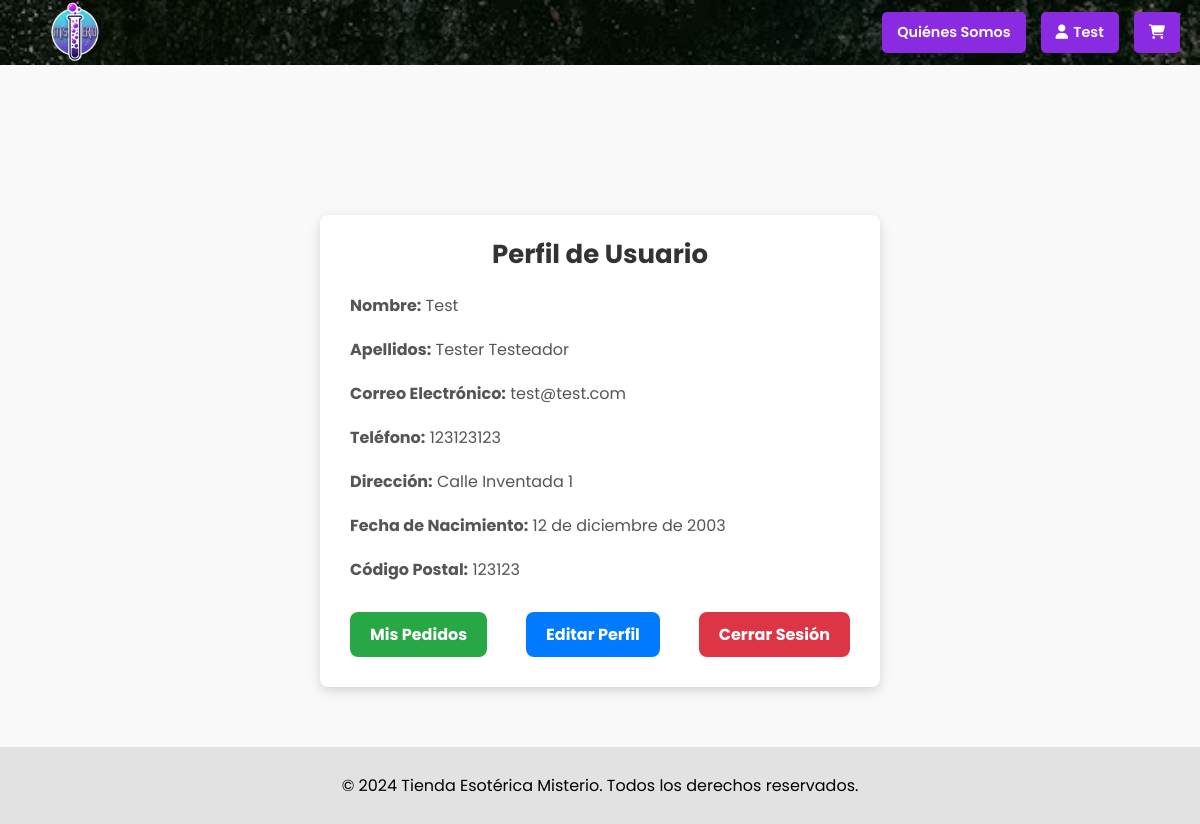
The app's page /perfil/ (signed in), older data.
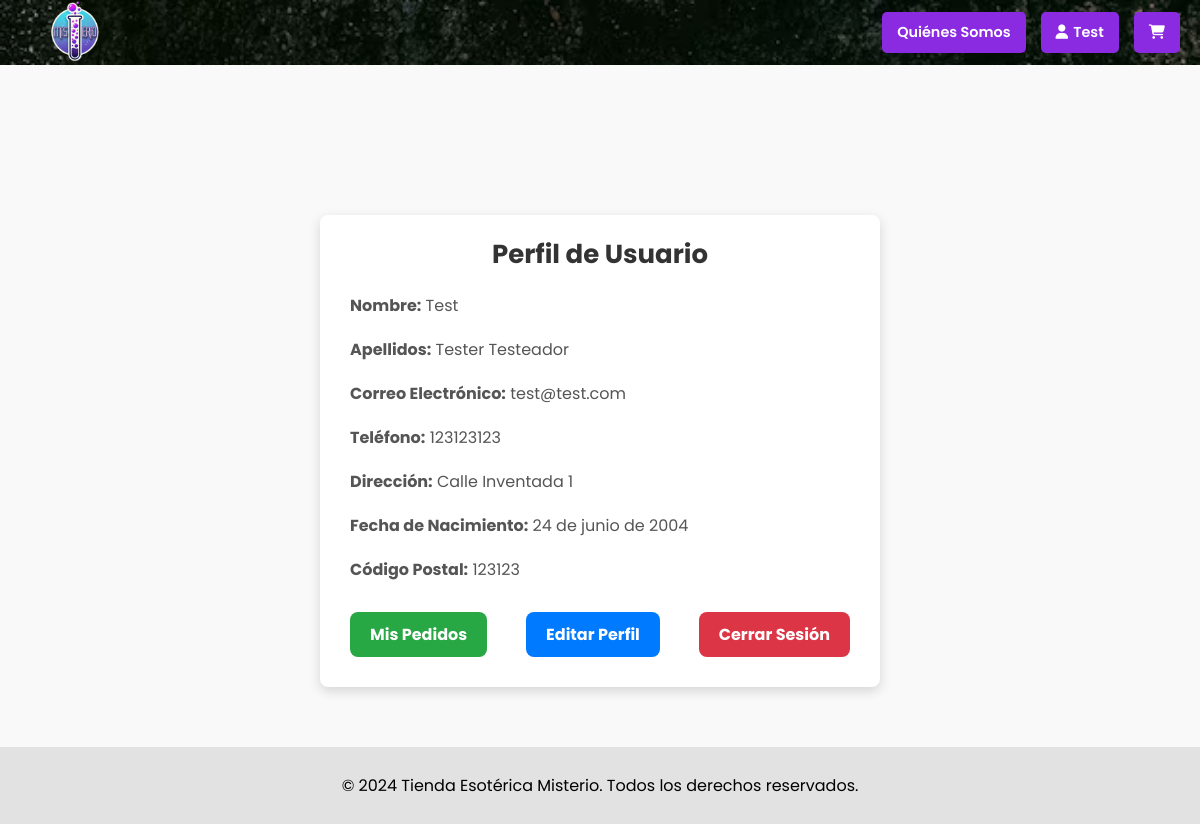
The same page, newer data.
### tiendaEsoterica/models.py (models this page shows, shortened)
class Perfil(models.Model):
    user = models.OneToOneField(User, on_delete=models.CASCADE)
    telefono = models.CharField(max_length=15, blank=True, null=True)
    direccion = models.CharField(max_length=255, blank=True, null=True)
    fecha_nacimiento = models.DateField(blank=True, null=True)
    codigo_postal = models.CharField(max_length=10, blank=True, null=True)
    preferencias_esotericas = models.TextField(blank=True, null=True)  # Asegúrate de definir este campo si es necesario

### tiendaEsoterica/views.py (the view)
# urls.py: path('perfil/', views.perfil, name='perfil'),
@login_required
def perfil(request):
    if request.user.is_superuser:
        return HttpResponseRedirect(reverse('admin:index'))  # Redirigir al panel de administración
    try:
        perfil = Perfil.objects.get(user=request.user)
    except Perfil.DoesNotExist:
        return redirect('crear_perfil')  # Ajusta esta ruta según tus necesidades
    return render(request, 'perfil.html', {'perfil': perfil})

### tiendaEsoterica/templates/perfil.html (shortened to what this page needs)
{% extends 'base-minimal.html' %}
{% load static %}
{% block content %}
<link rel="stylesheet" href="{% static 'css/perfil.css' %}">
<div class="profile-container">
    <h2>Perfil de Usuario</h2>
    <p><strong>Nombre:</strong> {{ request.user.first_name }}</p>
    <p><strong>Apellidos:</strong> {{ request.user.last_name }}</p>
    <p><strong>Correo Electrónico:</strong> {{ request.user.email }}</p>
    <p><strong>Teléfono:</strong> {{ perfil.telefono }}</p>
    <p><strong>Dirección:</strong> {{ perfil.direccion }}</p>
    <p><strong>Fecha de Nacimiento:</strong> {{ perfil.fecha_nacimiento }}</p>
    <p><strong>Código Postal:</strong> {{ perfil.codigo_postal }}</p>
    <div class="profile-buttons">
        <a href="{% url 'mis_pedidos' %}" class="btn btn-success">Mis Pedidos</a>
        <a href="{% url 'editar_perfil' %}" class="btn btn-primary">Editar Perfil</a>
        <form method="post" action="{% url 'logout' %}" class="logout-form">
            <button type="submit" class="btn btn-danger">Cerrar Sesión</button>
        </form>
    </div>
</div>
{% endblock %}

Row changes from the older to the newer data that the page shows:
changed Perfil "Calle Inventada 1": fecha_nacimiento "12 de diciembre de 2003" → "24 de junio de 2004"
